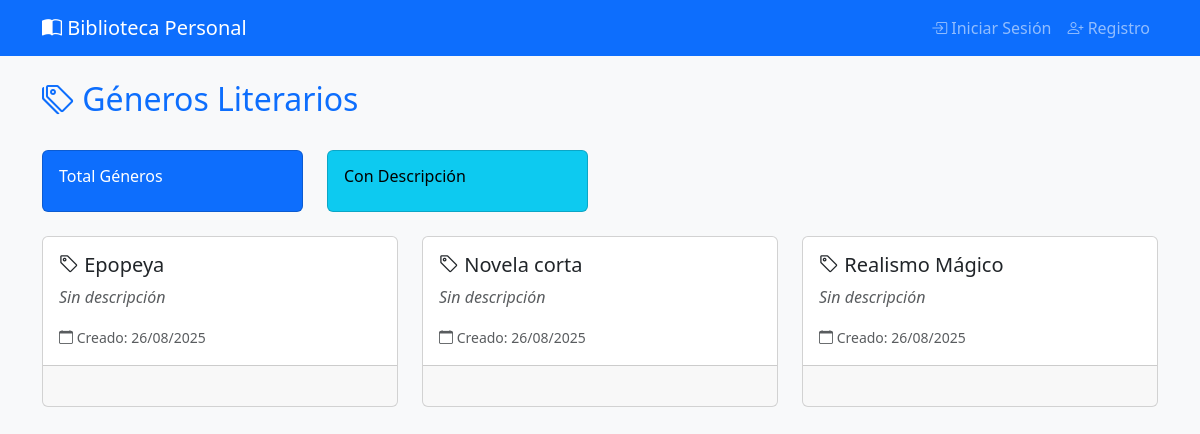
Page /genres/ on the earlier database version.
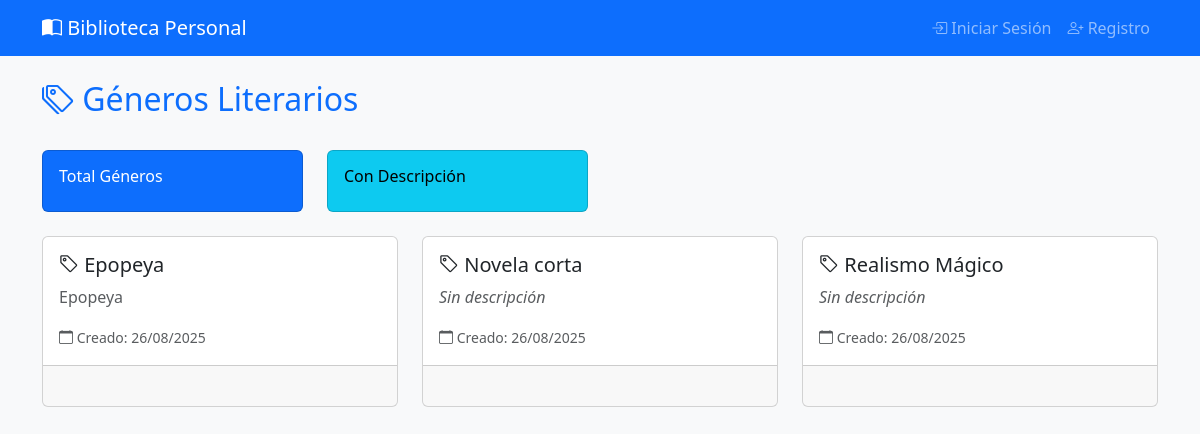
Same page on the later database version.
### migrationsdb/models.py (models this page shows, shortened)
class Genre(models.Model):
    id = models.BigAutoField(primary_key=True)
    name = models.CharField(max_length=50, unique=True, verbose_name='Género')
    description = models.TextField(blank=True, verbose_name='Descripción')
    created_at = models.DateTimeField(auto_now_add=True)

### migrationsdb/views.py (the view)
# urls.py: path('genres/', views.list_genres, name='list_genres'),
def list_genres(request):
    genres = Genre.objects.all().order_by('name')
    return render(request, 'migrationsdb/genres_list.html', {'genres': genres})

### templates/migrationsdb/genres_list.html (shortened to what this page needs)
{% extends 'migrationsdb/base.html' %}
{% load widget_tweaks %}
{% block content %}
<div class="d-flex justify-content-between align-items-center mb-4">
    <h2 class="text-primary">
        <i class="bi bi-tags"></i> Géneros Literarios
    </h2>
</div>
<div class="row mb-4">
    <div class="col-md-6 col-lg-3">
        <div class="card text-bg-primary">
            <div class="card-body">
                <h6 class="card-title">Total Géneros</h6>
            </div>
        </div>
    </div>
    <div class="col-md-6 col-lg-3">
        <div class="card text-bg-info">
            <div class="card-body">
                <h6 class="card-title">Con Descripción</h6>
            </div>
        </div>
    </div>
</div>
<div class="row">
    {% for genre in genres %}
    <div class="col-md-6 col-lg-4 mb-3">
        <div class="card h-100">
            <div class="card-body">
                <h5 class="card-title">
                    <i class="bi bi-tag"></i> {{ genre.name }}
                </h5>
                <p class="card-text text-muted">
                    {% if genre.description %}
                        {{ genre.description|truncatewords:15 }}
                    {% else %}
                        <em>Sin descripción</em>
                    {% endif %}
                </p>
                <small class="text-muted">
                    <i class="bi bi-calendar"></i> Creado: {{ genre.created_at|date:"d/m/Y" }}
                </small>
            </div>
            <div class="card-footer">
            </div>
        </div>
    </div>
    {% endfor %}
</div>
{% endblock %}

Differences in the rows shown:
changed Genre "Epopeya": description (not shown) → "Epopeya"; no longer shows "Sin descripción"
